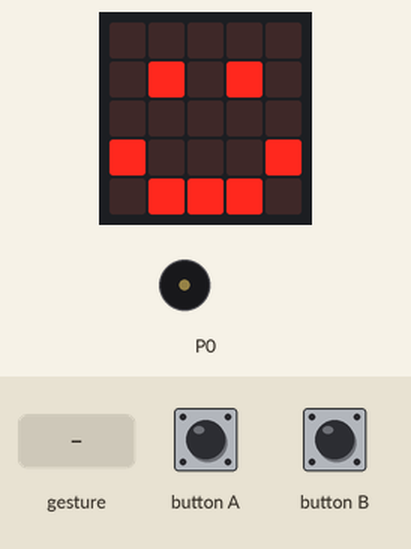
Recording of a program running on a simulated BBC micro:bit (MakeCode). Shown: the board's 5×5 LED display, buzzer (waves = sounding). The inputs (shaded band) are chosen by the test bench. A tilt is held for 1.5 s and a shake lasts 1 s, then the board lies face up again.

Above: at 1.2 s.
1.3 s: button A pressed for 0.15 s
At 2.2 s:
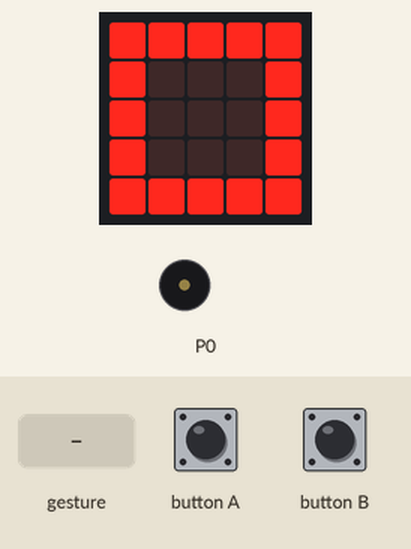
4.4 s: gesture 'shake'
At 4.7 s:
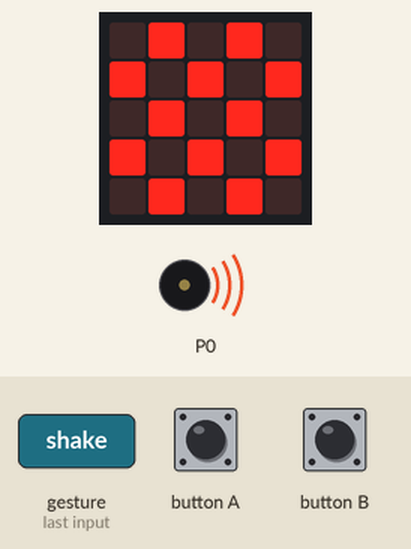
6.5 s: button B pressed for 0.15 s
At 7.3 s:
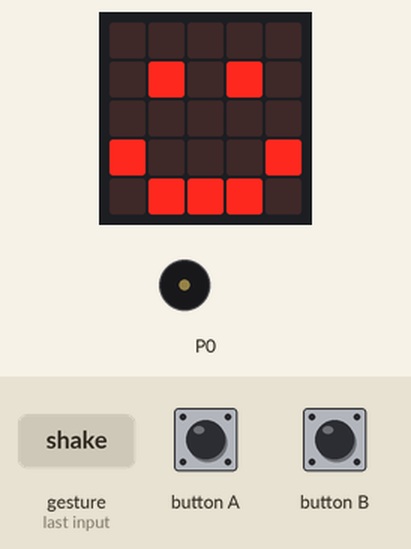
Timing chart, 0 to 9.5 s (numbered marks = the images above; inputs shaded):
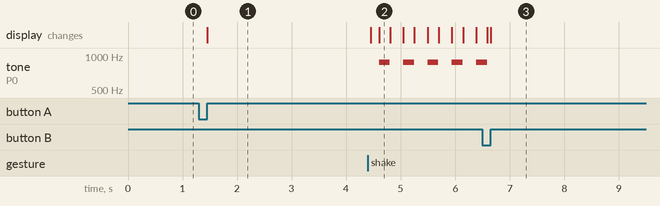

Measured:
- after the input at 1.3 s, the display: changes after 0.15 s (image 1)
- after the input at 4.4 s, tone on P0: alternates 880 Hz for 0.20 s and silent for 0.25 s, starting after 0.20 s; the display: first differs from a run without the input after 0.20 s (image 2)
- after the input at 6.5 s, tone on P0: goes on until 6.6 s, then stays silent; the display: first differs from a run without the input after 0.15 s (image 3)

The program:

main.ts
```typescript
// School Bag Alarm | MakeCode for the micro:bit app
// A = arm after 3 seconds. B = stop and switch off.
let state = "off"
music.setVolume(80)
basic.showIcon(IconNames.Happy, 0)

function arm_alarm() {
    if (state == "off") {
        state = "arming"
        basic.showIcon(IconNames.Square, 0)
        basic.pause(3000)
        if (state == "arming") {
            state = "armed"
            basic.showIcon(IconNames.Diamond, 0)
        }
    }
}
input.onButtonPressed(Button.A, arm_alarm)

function detect_shake() {
    if (state == "armed") {
        state = "alarm"
    }
}
input.onGesture(Gesture.Shake, detect_shake)

function stop_alarm() {
    state = "off"
    music.stopAllSounds()
    basic.showIcon(IconNames.Happy, 0)
}
input.onButtonPressed(Button.B, stop_alarm)

function sound_and_flash() {
    if (state == "alarm") {
        basic.showIcon(IconNames.Chessboard, 0)
        music.playTone(880, 200)
        if (state == "alarm") {
            basic.clearScreen()
            basic.pause(200)
        }
    }
    basic.pause(20)
}
basic.forever(sound_and_flash)
```
